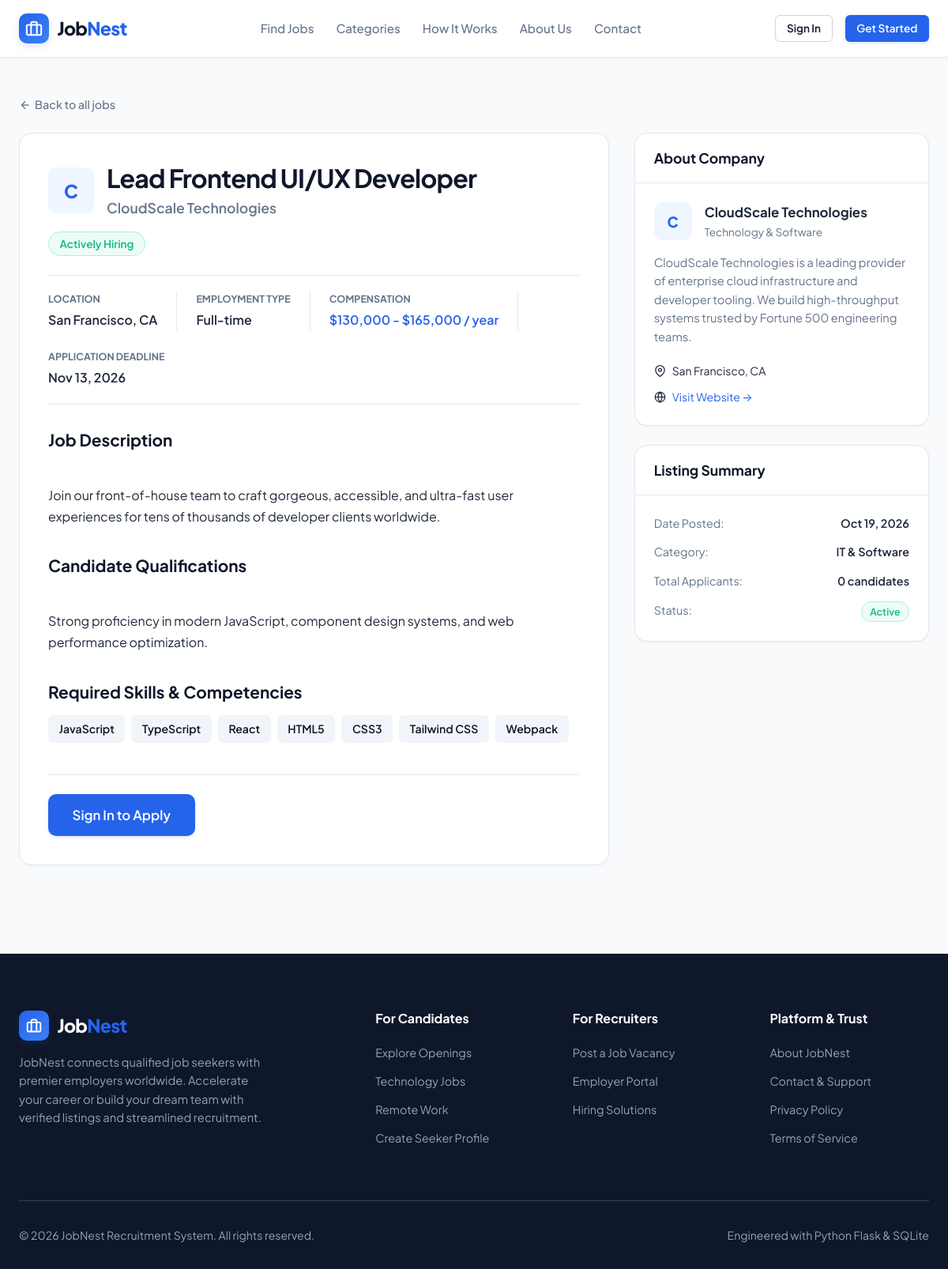
The app's page /jobs/2 with its own data.
### models.py (models this page shows, shortened)
class Company(db.Model):
    __tablename__ = 'companies'
    id = db.Column(db.Integer, primary_key=True)
    employer_id = db.Column(db.Integer, db.ForeignKey('users.id', ondelete='CASCADE'), unique=True, nullable=False)
    company_name = db.Column(db.String(150), nullable=False)
    company_description = db.Column(db.Text, nullable=True)
    company_website = db.Column(db.String(255), nullable=True)
    location = db.Column(db.String(120), nullable=True)
    industry = db.Column(db.String(100), default='Technology')
    created_at = db.Column(db.DateTime, default=get_utc_now)
    jobs = db.relationship('Job', backref='company', lazy='dynamic', cascade='all, delete-orphan')

class Job(db.Model):
    __tablename__ = 'jobs'
    id = db.Column(db.Integer, primary_key=True)
    employer_id = db.Column(db.Integer, db.ForeignKey('users.id', ondelete='CASCADE'), nullable=False)
    company_id = db.Column(db.Integer, db.ForeignKey('companies.id', ondelete='CASCADE'), nullable=False)
    job_title = db.Column(db.String(150), nullable=False, index=True)
    category = db.Column(db.String(80), nullable=False, default='IT & Software', index=True)
    job_description = db.Column(db.Text, nullable=False)
    location = db.Column(db.String(120), nullable=False, index=True)
    salary_min = db.Column(db.Integer, nullable=True)
    salary_max = db.Column(db.Integer, nullable=True)
    employment_type = db.Column(db.String(50), nullable=False, default='Full-time')  # Full-time, Part-time, Remote, Contract, Internship
    required_skills = db.Column(db.Text, nullable=True)
    qualifications = db.Column(db.Text, nullable=True)
    application_deadline = db.Column(db.Date, nullable=True)
    status = db.Column(db.String(20), nullable=False, default='Active')  # Active, Closed
    is_featured = db.Column(db.Boolean, default=False)
    created_at = db.Column(db.DateTime, default=get_utc_now)
    updated_at = db.Column(db.DateTime, default=get_utc_now, onupdate=get_utc_now)
    applications = db.relationship('Application', backref='job', lazy='dynamic', cascade='all, delete-orphan')
    @property
    def is_open(self):
        if self.status != 'Active':
            return False
        if self.application_deadline:
            from datetime import date
            if self.application_deadline < date.today():
                return False
        return True
    def get_skills_list(self):
        if not self.required_skills:
            return []
        return [s.strip() for s in self.required_skills.split(',') if s.strip()]
    def salary_display(self):
        if self.salary_min and self.salary_max:
            return f"${self.salary_min:,.0f} - ${self.salary_max:,.0f} / year"
        elif self.salary_min:
            return f"From ${self.salary_min:,.0f} / year"
        elif self.salary_max:
            return f"Up to ${self.salary_max:,.0f} / year"
        return "Salary Negotiable"

### routes/jobs.py (the view)
@jobs_bp.route('/jobs/<int:job_id>')
def details(job_id):
    job = db.session.get(Job, job_id)
    if not job:
        abort(404)
    user = get_current_user()
    has_applied = False
    existing_application = None
    form = ApplicationForm()
    if user and user.is_seeker:
        existing_application = Application.query.filter_by(
            job_id=job.id,
            job_seeker_id=user.id
        ).first()
        has_applied = existing_application is not None
    similar_jobs = Job.query.filter(
        Job.category == job.category,
        Job.id != job.id,
        Job.status == 'Active'
    ).limit(3).all()
    return render_template(
        'jobs/details.html',
        job=job,
        has_applied=has_applied,
        existing_application=existing_application,
        form=form,
        similar_jobs=similar_jobs
    )

### templates/jobs/details.html (shortened to what this page needs)
{% extends "base.html" %}
{% block content %}
<div class="container" style="padding: 3rem 1.5rem 5rem;">
  <div style="margin-bottom: 1.5rem;">
    <a href="{{ url_for('jobs.index') }}" class="text-muted flex items-center gap-1" style="font-size: 0.9rem; font-weight: 500;">
      <svg width="16" height="16" viewBox="0 0 24 24" fill="none" stroke="currentColor" stroke-width="2"><line x1="19" y1="12" x2="5" y2="12"></line><polyline points="12 19 5 12 12 5"></polyline></svg>
      Back to all jobs
    </a>
  </div>
  <div style="display: grid; grid-template-columns: 2fr 1fr; gap: 2rem; align-items: flex-start;" class="job-details-layout">
    <div>
      <div class="card" style="margin-bottom: 2rem;">
        <div class="card-body" style="padding: 2.25rem;">
          <div class="flex items-center justify-between flex-wrap gap-3" style="margin-bottom: 1.5rem;">
            <div class="flex items-center gap-3">
              <div class="company-badge-box" style="width: 58px; height: 58px; font-size: 1.45rem;">
                {{ job.company.company_name[0] | upper }}
              </div>
              <div>
                <h1 style="font-size: 2rem; margin-bottom: 0.25rem;">{{ job.job_title }}</h1>
                <div style="font-size: 1.1rem; color: var(--text-muted); font-weight: 600;">
                  {{ job.company.company_name }}
                </div>
              </div>
            </div>
            <div>
              {% if not job.is_open %}
                <span class="badge badge-danger" style="font-size: 0.85rem; padding: 0.35rem 0.85rem;">Applications Closed</span>
              {% else %}
                <span class="badge badge-success" style="font-size: 0.85rem; padding: 0.35rem 0.85rem;">Actively Hiring</span>
              {% endif %}
            </div>
          </div>
          <div class="flex flex-wrap gap-4" style="padding: 1.25rem 0; border-top: 1px solid var(--border-color); border-bottom: 1px solid var(--border-color); margin-bottom: 2rem;">
            <div>
              <div class="text-muted" style="font-size: 0.78rem; text-transform: uppercase; font-weight: 700;">Location</div>
              <div style="font-weight: 600; margin-top: 0.2rem;">{{ job.location }}</div>
            </div>
            <div>
              <div class="text-muted" style="font-size: 0.78rem; text-transform: uppercase; font-weight: 700;">Employment Type</div>
              <div style="font-weight: 600; margin-top: 0.2rem;">{{ job.employment_type }}</div>
            </div>
            <div>
              <div class="text-muted" style="font-size: 0.78rem; text-transform: uppercase; font-weight: 700;">Compensation</div>
              <div style="font-weight: 600; color: var(--primary); margin-top: 0.2rem;">{{ job.salary_display() }}</div>
            </div>
            <div>
              <div class="text-muted" style="font-size: 0.78rem; text-transform: uppercase; font-weight: 700;">Application Deadline</div>
              <div style="font-weight: 600; margin-top: 0.2rem;">{{ job.application_deadline | format_date }}</div>
            </div>
          </div>
          <div style="margin-bottom: 2.25rem;">
            <h3 style="font-size: 1.3rem; margin-bottom: 1rem;">Job Description</h3>
            <div style="white-space: pre-line; line-height: 1.7; color: var(--text-main); font-size: 1rem;">
              {{ job.job_description }}
            </div>
          </div>
          <div style="margin-bottom: 2.25rem;">
            <h3 style="font-size: 1.3rem; margin-bottom: 1rem;">Candidate Qualifications</h3>
            <div style="white-space: pre-line; line-height: 1.7; color: var(--text-main); font-size: 1rem;">
              {{ job.qualifications }}
            </div>
          </div>
          <div style="margin-bottom: 2.5rem;">
            <h3 style="font-size: 1.3rem; margin-bottom: 1rem;">Required Skills & Competencies</h3>
            <div class="flex flex-wrap gap-2">
              {% for skill in job.get_skills_list() %}
                <span class="skill-tag" style="padding: 0.4rem 0.85rem; font-size: 0.88rem; font-weight: 600;">{{ skill }}</span>
              {% endfor %}
            </div>
          </div>
          <div style="padding-top: 1.5rem; border-top: 1px solid var(--border-color);">
            {% if current_user and current_user.is_seeker %}
              {% if has_applied %}
                <div class="alert alert-info" style="margin-bottom: 0;">
                  <div class="alert-content">
                    <svg width="20" height="20" viewBox="0 0 24 24" fill="none" stroke="currentColor" stroke-width="2"><polyline points="20 6 9 17 4 12"></polyline></svg>
                    <div>
                      <strong>You applied for this position on {{ existing_application.applied_at | format_date }}</strong>
                      <div style="margin-top: 0.25rem;">
                        Current Application Status:
                        <span class="badge {{ existing_application.application_status | status_badge_class }}">
                          {{ existing_application.application_status }}
                        </span>
                      </div>
                    </div>
                  </div>
                </div>
              {% elif not job.is_open %}
                <button type="button" class="btn btn-secondary btn-lg" disabled>Applications Closed</button>
              {% else %}
                <button type="button" class="btn btn-primary btn-lg" onclick="openModal('applyJobModal')">
                  <svg width="18" height="18" viewBox="0 0 24 24" fill="none" stroke="currentColor" stroke-width="2.5"><polyline points="20 6 9 17 4 12"></polyline></svg>
                  Apply for this Position
                </button>
              {% endif %}
            {% else %}
              <a href="{{ url_for('auth.login', next=request.path) }}" class="btn btn-primary btn-lg">
                Sign In to Apply
              </a>
            {% endif %}
          </div>
        </div>
      </div>
    </div>
    <div>
      <div class="card" style="margin-bottom: 1.5rem;">
        <div class="card-header">
          <h3 style="font-size: 1.1rem;">About Company</h3>
        </div>
        <div class="card-body">
          <div class="flex items-center gap-3" style="margin-bottom: 1rem;">
            <div class="company-badge-box">
              {{ job.company.company_name[0] | upper }}
            </div>
            <div>
              <div style="font-weight: 700; font-size: 1.05rem;">{{ job.company.company_name }}</div>
              <div class="text-muted" style="font-size: 0.85rem;">{{ job.company.industry }}</div>
            </div>
          </div>
          <p class="text-muted" style="font-size: 0.92rem; margin-bottom: 1.25rem; line-height: 1.6;">
            {{ job.company.company_description or "Leading organization committed to excellence, innovation, and career development." }}
          </p>
          <div style="display: grid; gap: 0.65rem; font-size: 0.88rem;">
            <div class="flex items-center gap-2">
              <svg width="15" height="15" viewBox="0 0 24 24" fill="none" stroke="currentColor" stroke-width="2"><path d="M21 10c0 7-9 13-9 13s-9-6-9-13a9 9 0 0 1 18 0z"></path><circle cx="12" cy="10" r="3"></circle></svg>
              <span>{{ job.company.location or job.location }}</span>
            </div>
            {% if job.company.company_website %}
              <div class="flex items-center gap-2">
                <svg width="15" height="15" viewBox="0 0 24 24" fill="none" stroke="currentColor" stroke-width="2"><circle cx="12" cy="12" r="10"></circle><line x1="2" y1="12" x2="22" y2="12"></line><path d="M12 2a15.3 15.3 0 0 1 4 10 15.3 15.3 0 0 1-4 10 15.3 15.3 0 0 1-4-10 15.3 15.3 0 0 1 4-10z"></path></svg>
                <a href="{{ job.company.company_website }}" target="_blank" rel="noopener noreferrer">Visit Website &rarr;</a>
              </div>
            {% endif %}
          </div>
        </div>
      </div>
      <div class="card">
        <div class="card-header">
          <h3 style="font-size: 1.1rem;">Listing Summary</h3>
        </div>
        <div class="card-body" style="font-size: 0.9rem; display: grid; gap: 0.85rem;">
          <div class="flex justify-between">
            <span class="text-muted">Date Posted:</span>
            <span style="font-weight: 600;">{{ job.created_at | format_date }}</span>
          </div>
          <div class="flex justify-between">
            <span class="text-muted">Category:</span>
            <span style="font-weight: 600;">{{ job.category }}</span>
          </div>
          <div class="flex justify-between">
            <span class="text-muted">Total Applicants:</span>
            <span style="font-weight: 600;">{{ job.applications.count() }} candidate{{ 's' if job.applications.count() != 1 else '' }}</span>
          </div>
          <div class="flex justify-between">
            <span class="text-muted">Status:</span>
            <span class="badge {{ job.status | status_badge_class }}">{{ job.status }}</span>
          </div>
        </div>
      </div>
    </div>
  </div>
</div>
{% endblock %}

### records on screen
Company: company "C", company.company_name "CloudScale Technologies", company.industry "Technology & Software", company "CloudScale Technologies is a leading provider of enterprise cloud infrastructure and developer tooling. We build high-throughput systems trusted by Fortune 500 engineering teams.", company "San Francisco, CA"
Job: job_title "Lead Frontend UI/UX Developer", location "San Francisco, CA", employment_type "Full-time", salary_display "$130,000 - $165,000 / year", application_deadline "Nov 13, 2026", job_description "Join our front-of-house team to craft gorgeous, accessible, and ultra-fast user experiences for tens of thousands of developer clients worldwide.", qualifications "Strong proficiency in modern JavaScript, component design systems, and web performance optimization.", created_at "Oct 19, 2026", category "IT & Software", status "Active"

### other values on screen
{{ skill }} "JavaScript" "TypeScript" "React" "HTML5" "CSS3" "Tailwind CSS" "Webpack"
{{ job.applications.count() }} "0"
{{ 's' if job.applications.count() != 1 else '' }} "s"
